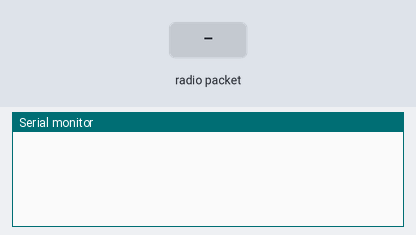
A sketch run on a simulated Teensy 4. On the bench: the last lines printed to the serial monitor. Inputs (shaded band) come from the test bench. No radio packets arrive unless stated.

Above: at 1.2 s.
1.3 s: radio packet "1" arrives
At 2.0 s:
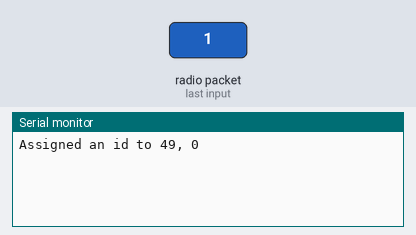
2.8 s: radio packet "1" arrives
At 3.2 s:
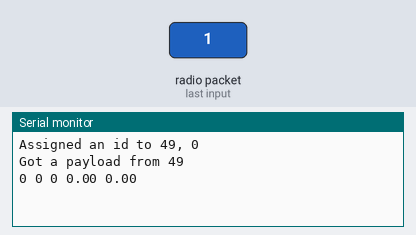

The sketch:

BaseStation.ino
```cpp
#include <SPI.h>
#include "RF24.h"

const uint8_t MAX_REMOTES = 16;
const unsigned long POLLING_INTERVAL = 10;

uint32_t remotes[MAX_REMOTES];
uint8_t registeredRemotes = 0;

/* Hardware configuration: Set up nRF24L01 radio on SPI bus plus pins 5 & 6 */
RF24 radio(9, 10);

// the pipes we will read and write on
// the pipe address can be up to 5 bytes
const byte remotePipe[6] = "r____";
const byte basePipe[6] = "b____";

unsigned long lastRemotePollTime = 0;

struct __attribute__ ((__packed__))
{
  uint32_t id;
  bool triggerUp;
  bool triggerDown;
  float upDot;
  float accMag;
} payload;

void initRadio()
{
  radio.begin();
  radio.setPALevel(RF24_PA_LOW);
  radio.setAutoAck(false);
  radio.openWritingPipe(basePipe);
  radio.openReadingPipe(1, remotePipe);
  radio.startListening();
}

void setup()
{
  Serial.begin(115200);
  initRadio();
}

void loop()
{
  // listen for remotes trying to send us data
  while (radio.available())
  {
    radio.read(&payload, sizeof(payload));

    int remoteIdx = -1;

    for (int i = 0; i < registeredRemotes; ++i)
    {
      if (remotes[i] == payload.id)
      {
        remoteIdx = i;
        break;
      }
    }

    if (remoteIdx < 0)
    {
      if (registeredRemotes < MAX_REMOTES)
      {
        remotes[registeredRemotes++] = payload.id;
        Serial.print("Assigned an id to ");
        Serial.print(payload.id);
        Serial.print(", ");
        Serial.println(registeredRemotes-1);
      }
      else
      {
        Serial.println("Too many remotes.");
      }
    }
    else
    {
      Serial.print("Got a payload from ");
      Serial.println(payload.id);
      Serial.print(remoteIdx);
      Serial.print(" ");
      Serial.print(payload.triggerUp);
      Serial.print(" ");
      Serial.print(payload.triggerDown);
      Serial.print(" ");
      Serial.print(payload.accMag);
      Serial.print(" ");
      Serial.println(payload.upDot);

      byte channel = (byte)remoteIdx + 1;
      byte accMag = (byte)constrain(payload.accMag, 0, 70);
      byte accCtl = accMag * 127 / 70;
      byte upDotCtl = (byte)((payload.upDot + 1) * 127 / 2);

      if (accCtl > 31)
      {
        if (payload.triggerUp)
        {
          usbMIDI.sendNoteOn(60, 127, channel);
          usbMIDI.sendNoteOff(61, 127, channel);
        }
        if (payload.triggerDown)
        {
          usbMIDI.sendNoteOn(61, 127, channel);
          usbMIDI.sendNoteOff(60, 127, channel);
        }
      }
      else
      {
          usbMIDI.sendNoteOff(60, 127, channel);
          usbMIDI.sendNoteOff(61, 127, channel);
      }

      usbMIDI.sendControlChange(16, accCtl, channel);
      usbMIDI.sendControlChange(17, upDotCtl, channel);
    }
  }

  while (usbMIDI.read());

  if (millis() > lastRemotePollTime + POLLING_INTERVAL)
  {
    lastRemotePollTime = millis();
    radio.stopListening();
    radio.write(0, sizeof(byte));
    radio.startListening();
  }
}
```

Measured:
- after the input at 1.3 s, the serial monitor: prints a new line at once (image 1)
- after the input at 2.8 s, the serial monitor: prints a new line at once (image 2)
